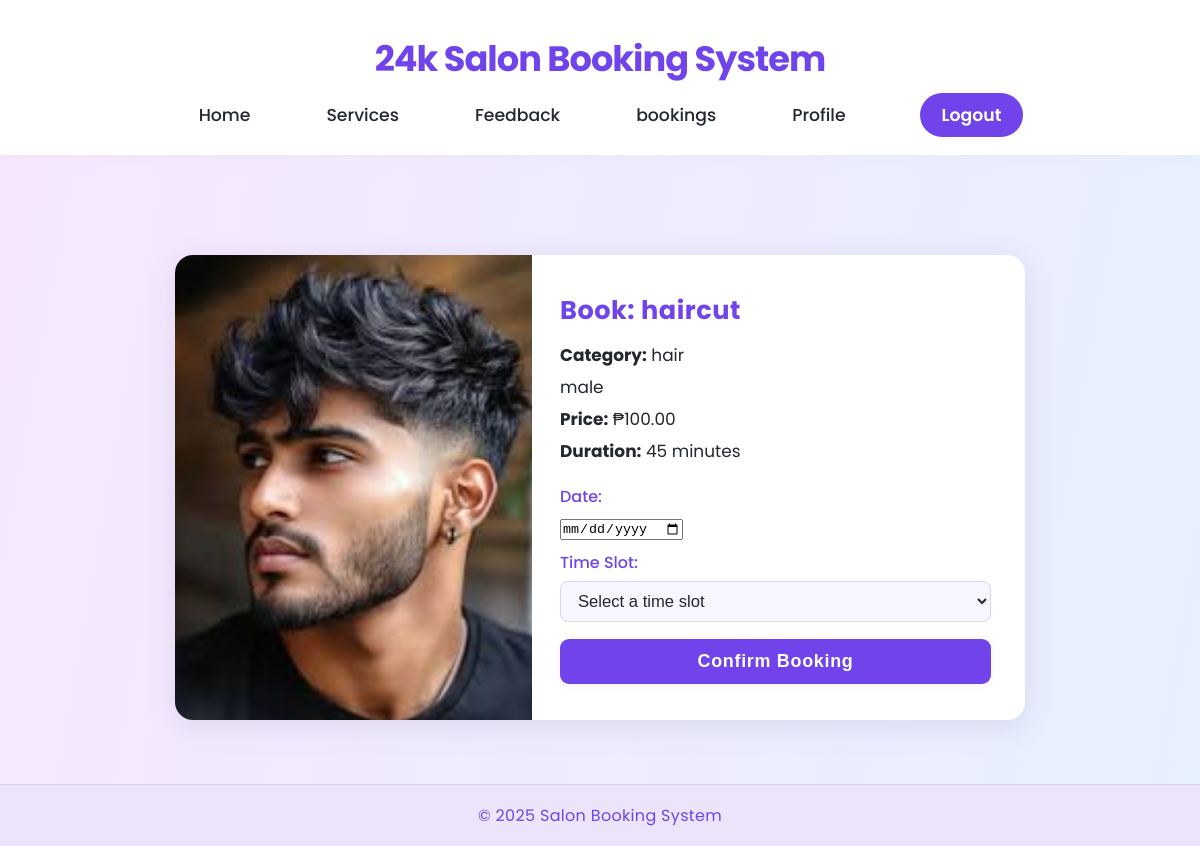
Screenshot of /book/4/ (signed in) with the database file from the repository.
### booking/models.py (models this page shows, shortened)
class Service(models.Model):
    category = models.ForeignKey(ServiceCategory, on_delete=models.CASCADE, related_name='services')
    name = models.CharField(max_length=255)
    description = models.TextField()
    price = models.DecimalField(max_digits=10, decimal_places=2)
    duration_hours = models.PositiveIntegerField(default=0, help_text="Duration hours")
    duration_minutes = models.PositiveIntegerField(default=0, help_text="Duration minutes")
    image = models.ImageField(upload_to='services/', blank=True, null=True)
    is_active = models.BooleanField(default=True)
    class Meta:
        ordering = ['category', 'name']

class ServiceCategory(models.Model):
    name = models.CharField(max_length=255)
    is_active = models.BooleanField(default=True)
    class Meta:
        verbose_name_plural = "Service Categories"

### booking/views.py (the view)
# urls.py: path('book/<int:service_id>/', views.book_service, name='book_service'),
@login_required
def book_service(request, service_id):
    service = Service.objects.filter(id=service_id, is_active=True, category__is_active=True).first()
    if not service:
        messages.error(request, "Service not found or not available.")
        return redirect('services')
    today = date.today()
    schedules = Schedule.objects.filter(is_available=True)
    booking_date = request.POST.get('booking_date', today.isoformat())
    selected_schedule = None
    if request.method == 'POST':
        form = BookingForm(request.POST)
        if form.is_valid():
            booking_date = form.cleaned_data['booking_date']
            selected_schedule = form.cleaned_data['schedule_id']
            existing_count = Booking.objects.filter(
                date=booking_date,
                schedule=selected_schedule
            ).count()
            if existing_count >= selected_schedule.capacity:
                messages.error(request, "This time slot is already fully booked. Please choose another time.", extra_tags='booking')
            else:
                request.session['pending_booking'] = {
                    'service_id': service.id,
                    'date': str(booking_date),
                    'schedule_id': selected_schedule.id,
                }
                return redirect('invoice')
    else:
        form = BookingForm()
    selected_schedule_id = request.POST.get("schedule_id") if request.method == "POST" else None
    if selected_schedule_id:
        try:
            selected_schedule = Schedule.objects.get(id=selected_schedule_id, is_available=True)
        except Schedule.DoesNotExist:
            selected_schedule = None
    return render(request, 'customer/book_service.html', {
        'form': form,
        'service': service,
        'schedules': schedules,
        'today': today,
        'selected_date': booking_date,
        'selected_schedule': selected_schedule
    })

### booking/forms.py
class BookingForm(forms.Form):
    booking_date = forms.DateField(
        widget=forms.DateInput(attrs={'type': 'date'}),
        label="Date"
    )
    schedule_id = forms.ModelChoiceField(
        queryset=Schedule.objects.none(),
        label="Time Slot",
        empty_label="Select a time slot"
    )
    def __init__(self, *args, **kwargs):
        super().__init__(*args, **kwargs)
        self.fields["schedule_id"].queryset = Schedule.objects.filter(is_available=True)

### booking/models.py (called while the page is built)
    def __str__(self):
        return f"{self.available_time.strftime('%I:%M %p')}, Slots: {self.capacity}"

### booking/templates/customer/book_service.html (shortened to what this page needs)
{% extends 'base.html' %}
{% load static %}
{% block content %}
<div class="book-service-section">
    {% if service.image %}
      <div class="book-service-image-area has-img"
           style="background-image: url('{{ service.image.url }}');">
      </div>
    {% else %}
      <div class="book-service-image-area no-img">
        <div class="img-placeholder">No Image</div>
      </div>
    {% endif %}
    <div class="book-service-info-area">
        <h2>Book: {{ service.name }}</h2>
        <p><strong>Category:</strong> {{ service.category.name }}</p>
        <p>{{ service.description }}</p>
        <p><strong>Price:</strong> ₱{{ service.price|floatformat:2 }}</p>
        <p><strong>Duration:</strong>
            {% if service.duration_minutes %} {{ service.duration_minutes }} minutes{% endif %}
        </p>
        <form method="post">
            {% for field in form.visible_fields %}
                <div>
                    {{ field.label_tag }}
                    {{ field }}
                </div>
            {% endfor %}
            <button type="submit" class="btn">Confirm Booking</button>
        </form>
    </div>
</div>
{% endblock %}

### booking/static/styles123.css (style rules this page uses)
:root { --main-bg: #f7f8fa; --card-bg: #fff; --accent: #23272f; --accent2: #7044ea; --accent3: #f7e7ff; --nav-bg: #fff; --nav-item: #23272f; --nav-active-bg: #7044ea; --nav-active-color: #fff; --radius: 18px; --shadow: 0 6px 32px 0 rgba(40, 45, 58, 0.10); --container-width: 1100px; }
* { margin: 0; padding: 0; box-sizing: border-box; }
html, body { min-height: 100vh; height: 100%; }
body { font-family: 'Poppins', Arial, Helvetica, sans-serif; background: var(--main-bg); color: var(--accent); min-height: 100vh; height: 100%; display: flex; flex-direction: column; }

### booking/templates/customer/book_service.html (style rules this page uses)
body { background: linear-gradient(100deg, #f7e7ff 0%, #e7f0ff 100%); min-height: 100vh; width: 100%; font-family: 'Poppins', Arial, sans-serif; margin: 0; padding: 0; }
.book-service-section { background: #fff; border-radius: 18px; box-shadow: 0 6px 32px 0 rgba(40, 45, 58, 0.10); max-width: 850px; margin: 52px auto 0 auto; display: flex; flex-direction: row; align-items: stretch; justify-content: center; overflow: hidden; min-height: 340px; min-width: 310px; }
.book-service-image-area { width: 42%; min-width: 230px; max-width: 400px; height: auto; min-height: 320px; display: flex; align-items: stretch; justify-content: stretch; }
.book-service-image-area.has-img { background-size: cover; background-position: center; background-repeat: no-repeat; }
.book-service-info-area { flex: 1; padding: 36px 34px 36px 28px; display: flex; flex-direction: column; justify-content: flex-start; min-width: 0; }
.book-service-info-area h2 { color: #7044ea; font-weight: 700; margin-bottom: 12px; text-align: left; font-size: 1.6rem; letter-spacing: 0.02em; }
.book-service-info-area p { font-size: 1.06rem; color: #23272f; margin-bottom: 6px; }
.book-service-info-area form { margin-top: 14px; display: flex; flex-direction: column; gap: 10px; }
.book-service-info-area label { font-weight: 500; margin-bottom: 6px; color: #7044ea; display: block; font-size: 1rem; }
.book-service-info-area input[type="text"], .book-service-info-area input[type="email"], .book-service-info-area input[type="number"], .book-service-info-area input[type="password"], .book-service-info-area select, .book-service-info-area textarea { width: 100%; padding: 9px 13px; margin-bottom: 2px; border: 1.2px solid #ded1eb; border-radius: 8px; font-size: 1.04rem; background: #f7f5ff; color: #23272f; transition: border 0.15s, background 0.16s; box-sizing: border-box; }
.book-service-info-area .btn, .book-service-info-area button[type="submit"] { margin-top: 5px; width: 100%; padding: 12px 0; font-size: 1.12rem; font-weight: 600; border-radius: 9px; box-shadow: 0 1px 8px 0 rgba(112,68,234,0.08); background: #7044ea; color: #fff; border: none; letter-spacing: 0.04em; text-decoration: none; cursor: pointer; transition: background 0.15s, color 0.15s; }

### rows the page displays
Service: image (picture), name "haircut", category.name "hair", description "male", price "100.00", duration_minutes "45"

### other values shown
{{ field.label_tag }} "Date:" "Time Slot:"
